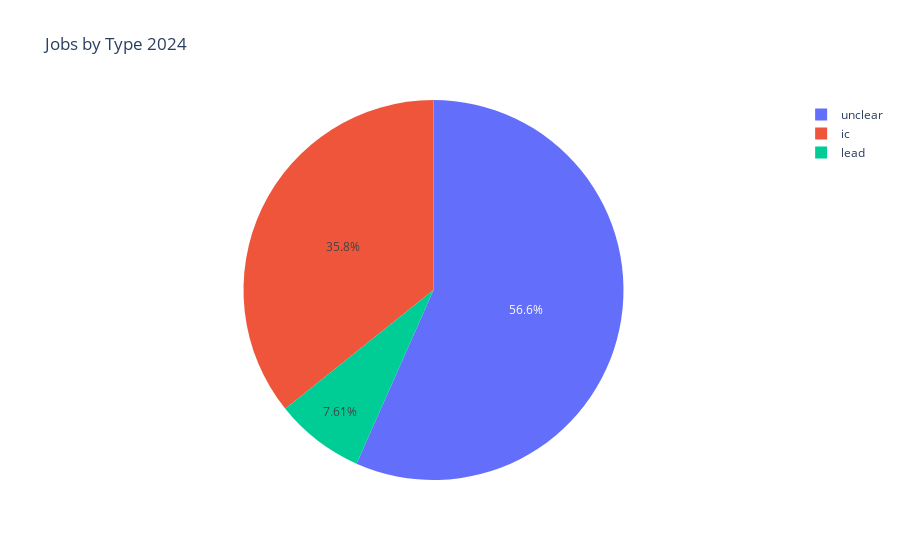

This figure's notebook cell:
### Code cell
fig = px.pie(counts_2024, values='len', names='job_type', title='Jobs by Type 2024')
fig.show()

### Figure 1 — Plotly figure (JSON) as saved in the notebook; plotly's stock layout.template omitted (floating-point values rounded to 4 significant figures)
{"data": [{"domain": {"x": [0, 1], "y": [0, 1]}, "hovertemplate": "job_type=%{label}<br>len=%{value}<extra></extra>", "labels": ["lead", "ic", "unclear"], "legendgroup": "", "name": "", "showlegend": true, "type": "pie", "values": [3259, 15322, 24269]}], "layout": {"autosize": true, "legend": {"tracegroupgap": 0}, "title": {"text": "Jobs by Type 2024"}}}
